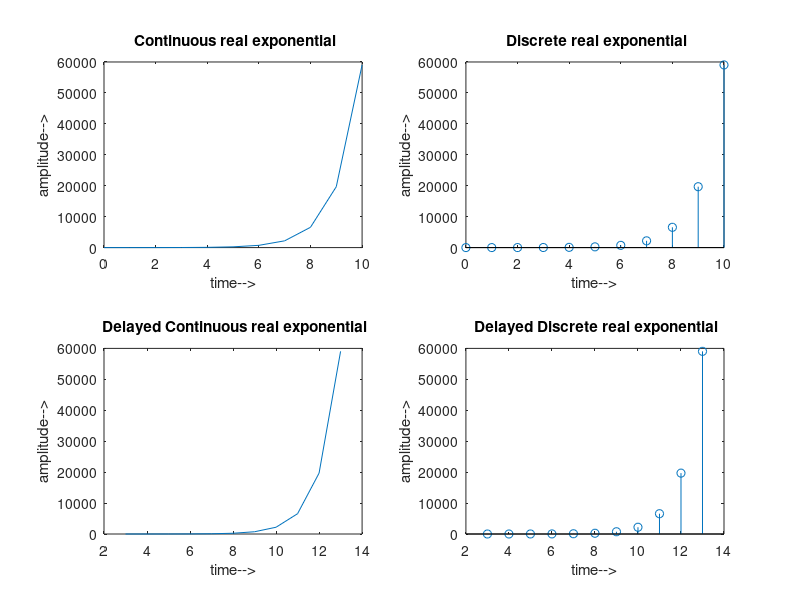

Write MATLAB code to recreate this figure.
n=0:10;
a=3;
x=a.^n;
subplot(2,2,1);
plot(n,x);
xlabel('time-->');
ylabel('amplitude-->');
title(' Continuous real exponential');

n=0:10;
a=3;
x=a.^n;
subplot(2,2,2);
stem(n,x);
xlabel('time-->');
ylabel('amplitude-->');
title(' Discrete real exponential');

n=0:10;
a=3;
x=a.^n;
subplot(2,2,3);
plot(n+3,x);
xlabel('time-->');
ylabel('amplitude-->');
title(' Delayed Continuous real exponential');

n=0:10;
a=3;
x=a.^n;
subplot(2,2,4);
stem(n+3,x);
xlabel('time-->');
ylabel('amplitude-->');
title(' Delayed Discrete real exponential');
